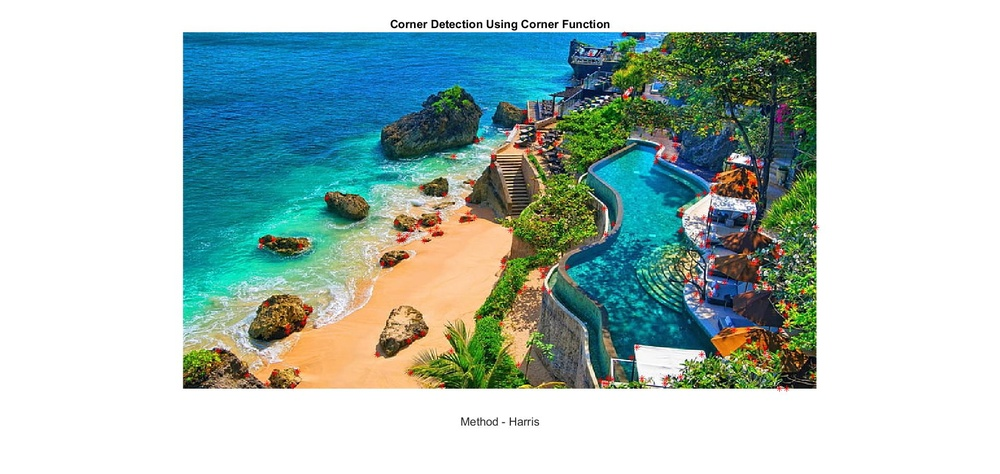
%> input picture Comparison of Edge and Corner Detectors/Media Resources/Beach_Corner_CH.jpg, 1000 x 474 px, shrunk from 1920 x 911 before the run
$ octave --eval "Corner_Detection(imread('Media Resources/Beach_Corner_CH.jpg'));"   (GNU Octave 9; MATLAB toolbox functions it lacks are replaced by stand-ins)
%> lines starting %> are read from the running program, lines starting %| are printed output that depends on the picture
function Corner_Detection (img)
tic

% Retain the Original Image for the Plot
I = img;
%> I is the input picture: size 474x1000x3 uint8; mean R, G, B 173.1, 192.8, 188.3

% First of all, smoothen the image using MATLAB's inbuilt Gaussian filter.
% In the discussion, some results were obtained with applying Gaussian
% filtering first for the sake of comparison.
I = imgaussfilt(I, 3);
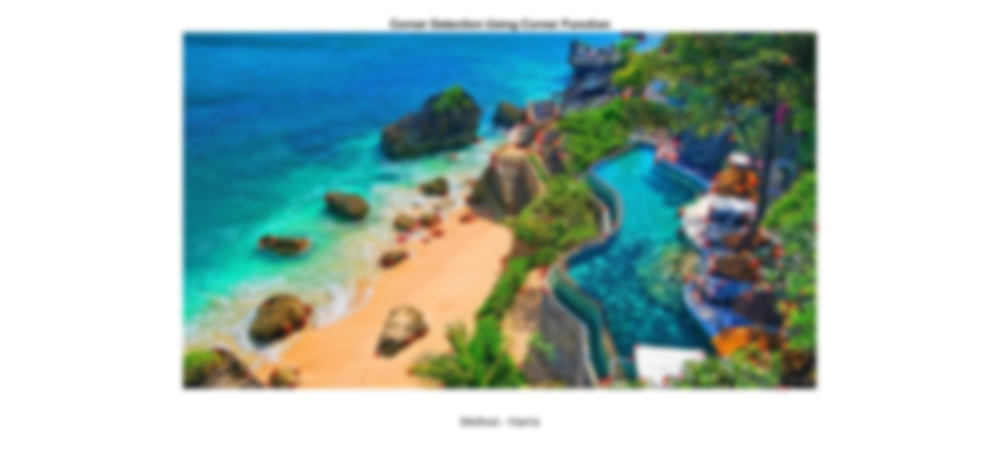
%> I: size 474x1000x3 uint8; mean R, G, B 173.1, 192.9, 188.3

% The row, column, and channels of the image are obtained along with the
% cardinality of the image.
[r, c, ch] = size(I);
%> r = 474; c = 1000; ch = 3
Card = r*c;
%> Card = 474000

% This is added in case the image introduced is an RGB image.
% It functions to convert it to a gray-scale image.
if (ch == 3)
    I = rgb2gray(I);
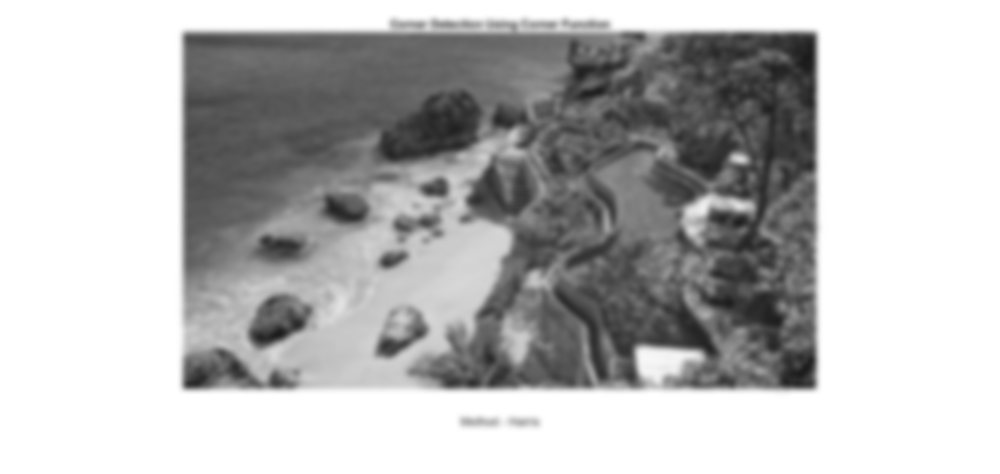
%> I: size 474x1000 uint8; min 26, max 255, mean 186.4
end

% Detect the Corners
% Using Corner function
C_H = corner(I, 'Harris');
%> C_H = 200 rows, first 12: [186 387; 814 387; 815 35; 747 161; 186 36; 733 160; 518 146; 591 386; 271 385; 713 210; 644 37; 462 221]
C_M = corner(I, 'MinimumEigenvalue');
%> C_M = 200 rows, first 12: [187 386; 744 160; 520 146; 814 387; 814 36; 735 159; 464 220; 591 385; 555 25; 424 25; 269 385; 405 256]
% Using Functions from the Computer Vision Toolbox
H = detectHarrisFeatures(I);
%> H = 253 points; strongest (x, y): (186, 387), (814, 387), (815, 35), (747, 161), (186, 36)
ME = detectMinEigenFeatures(I);
%> ME = 2409 points; strongest (x, y): (187, 386), (744, 160), (520, 146), (814, 387), (814, 36)

% Plots - Each image will be in a different figure
figure %1 - Original Image
imshow(img)
title('Original Image')

figure %2
imshow(img)
hold on
plot(C_H(:,1),C_H(:,2),'r*');
title('Corner Detection Using Corner Function')
xlabel('Method - Harris')
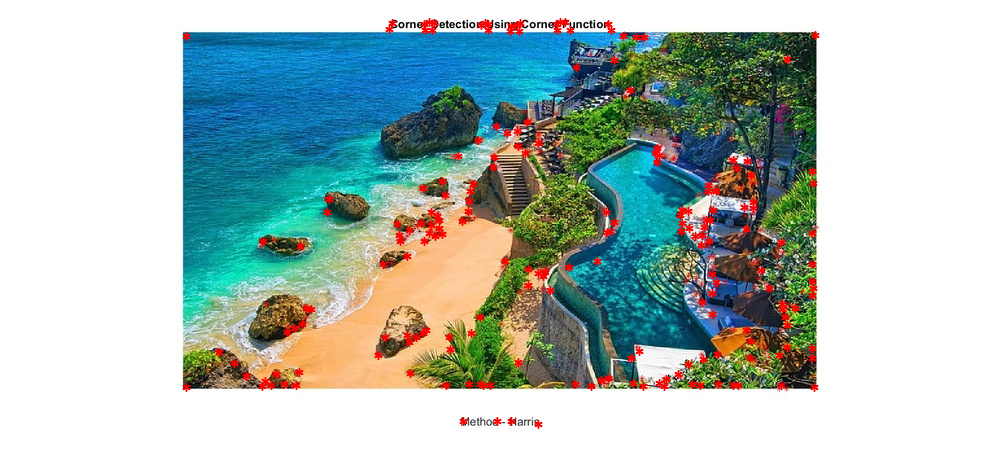
%> figure redrawn from the program's plot data; its title reads 'Corner Detection Using Corner Function'

figure %3
imshow(img)
hold on
plot(C_M(:,1),C_M(:,2),'r*');
title('Corner Detection Using Corner Function');
xlabel('Method - MinimumEigenvalues')
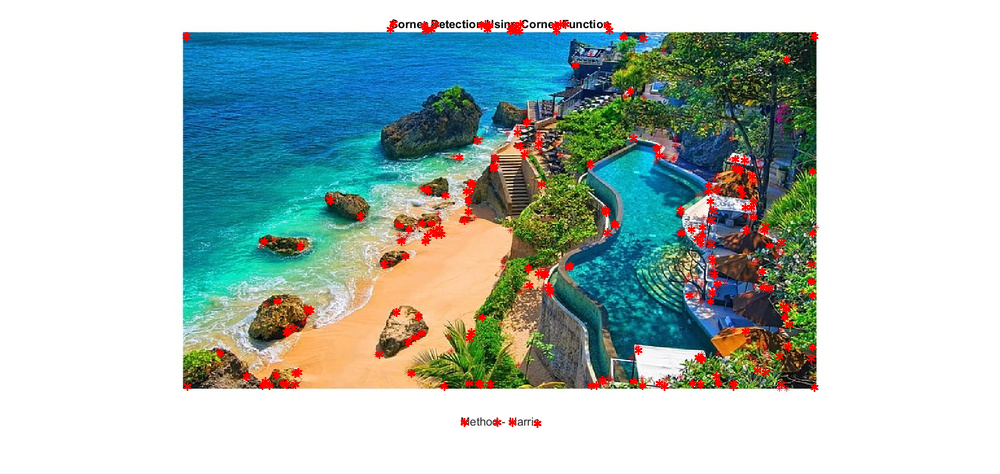
%> figure redrawn from the program's plot data; its title reads 'Corner Detection Using Corner Function'

figure %4
imshow(img)
hold on;
plot(H.selectStrongest(100));
title('Harris Corner Detection Using detectHarrisFeatures')
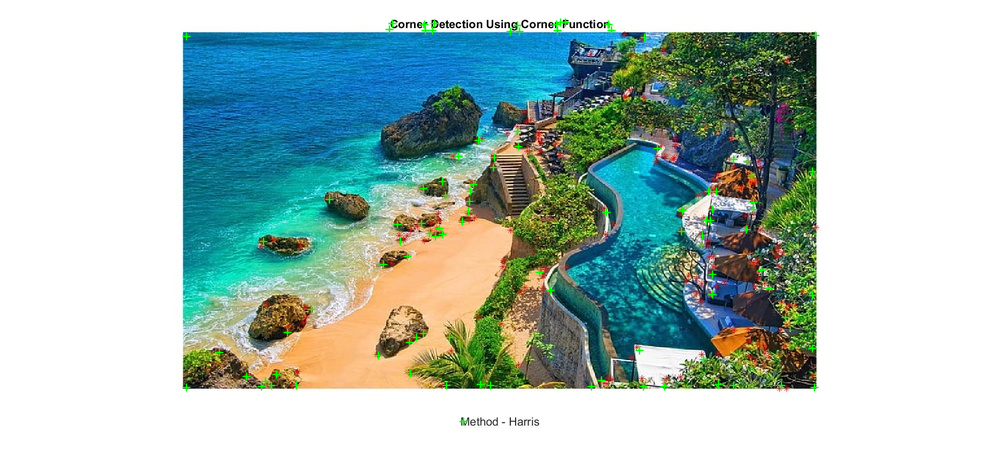
%> figure redrawn from the program's plot data; its title reads 'Harris Corner Detection Using detectHarrisFeatures'

figure %5
imshow(img)
hold on;
plot(ME.selectStrongest(100));
title('Kanade-Tomasi Corner Detection Using MinEigenFeatures')
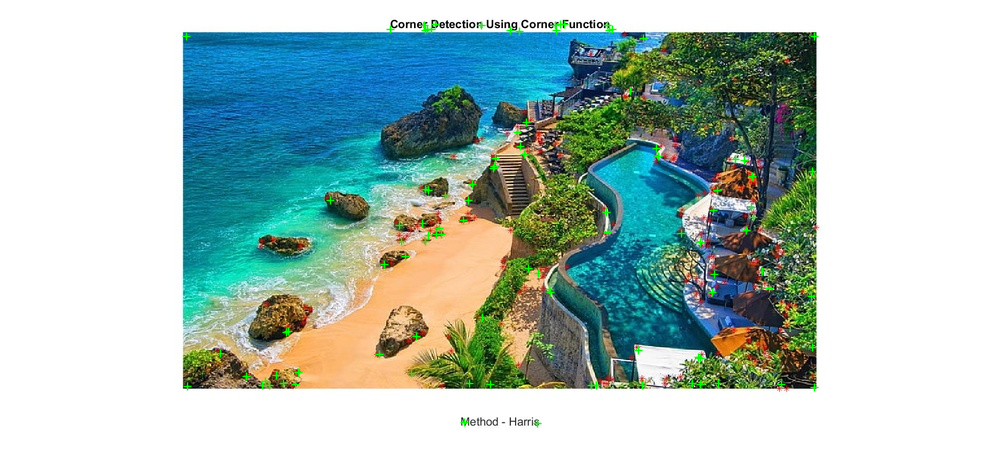
%> figure redrawn from the program's plot data; its title reads 'Kanade-Tomasi Corner Detection Using MinEigenFeatures'
%> `Corner_Detection(imread('Media Resources/Beach_Corner_CH.jpg'));`:
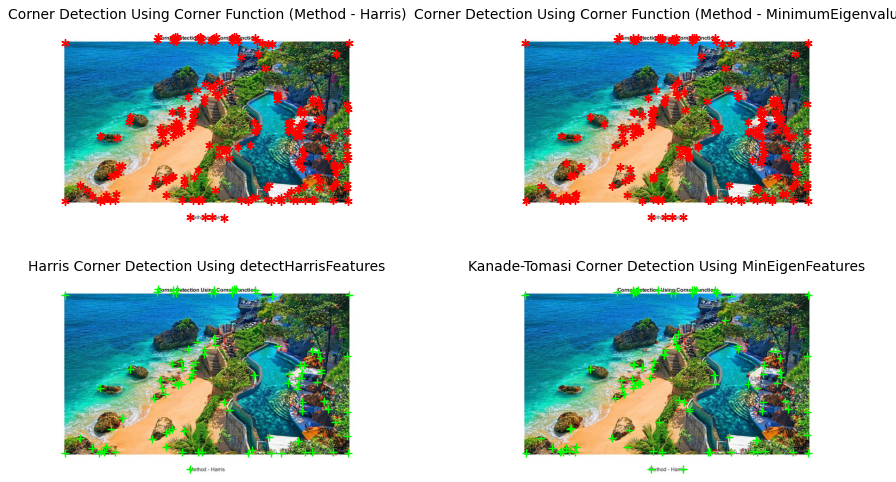
%> figure redrawn from the program's plot data, 4 panels

% Subplots are used to place the above results on the same figure for the
% sake of comparison.
figure %6
subplot(2,2,1)
imshow(img)
hold on
plot(C_H(:,1),C_H(:,2),'r*');
title('Corner Detection Using Corner Function (Method - Harris)')

subplot(2,2,2)
imshow(img)
hold on
plot(C_M(:,1),C_M(:,2),'r*');
title('Corner Detection Using Corner Function (Method - MinimumEigenvalues)');

subplot(2,2,3)
imshow(img)
hold on;
plot(H.selectStrongest(100));
title('Harris Corner Detection Using detectHarrisFeatures')

subplot(2,2,4)
imshow(img)
hold on;
plot(ME.selectStrongest(100));
title('Kanade-Tomasi Corner Detection Using MinEigenFeatures')

toc
end
